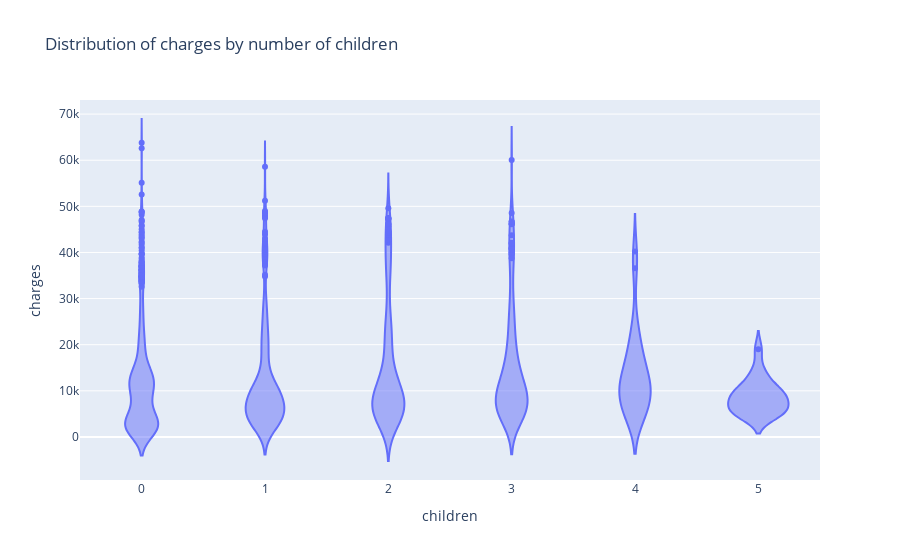

The cell this chart's notebook holds for it:
### Markdown cell above
**Task 4**: Visualize the relationship between `charges` and `children` using violin plots (`px.violin`). Describe your observations.

### Code cell
fig_5 = px.violin(medical_df, x="children", y="charges", title="Distribution of charges by number of children")
fig_5.show()

### Figure 1 — Plotly figure (JSON) as saved in the notebook; plotly's stock layout.template omitted (floating-point values rounded to 4 significant figures; data arrays with more than 128 entries replaced by an {"elided": "..."} marker saying what was removed)
{"data": [{"alignmentgroup": "True", "box": {"visible": false}, "hovertemplate": "children=%{x}<br>charges=%{y}<extra></extra>", "legendgroup": "", "marker": {"color": "#636efa"}, "name": "", "offsetgroup": "", "orientation": "v", "scalegroup": "True", "showlegend": false, "type": "violin", "x": {"elided": "1338 int values"}, "x0": " ", "xaxis": "x", "y": {"elided": "1338 float values"}, "y0": " ", "yaxis": "y"}], "layout": {"legend": {"tracegroupgap": 0}, "title": {"text": "Distribution of charges by number of children"}, "violinmode": "group", "xaxis": {"anchor": "y", "domain": [0, 1], "title": {"text": "children"}}, "yaxis": {"anchor": "x", "domain": [0, 1], "title": {"text": "charges"}}}}
